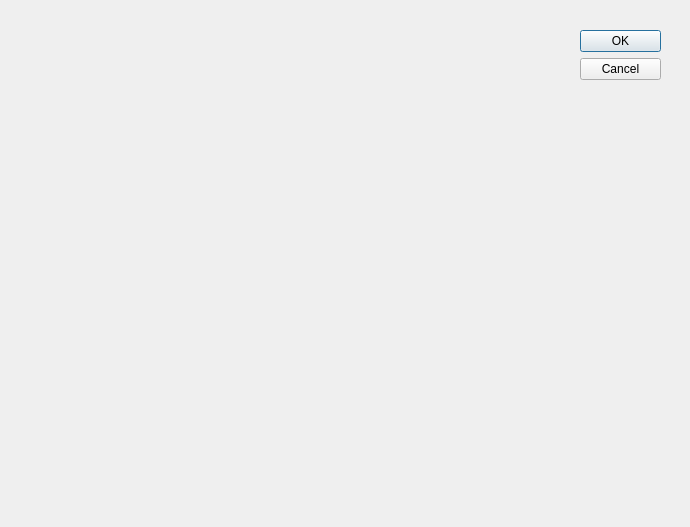
<?xml version="1.0" encoding="UTF-8"?>
<ui version="4.0">
 <class>DialogAdmin</class>
 <widget class="QDialog" name="DialogAdmin">
  <property name="geometry">
   <rect>
    <x>0</x>
    <y>0</y>
    <width>690</width>
    <height>527</height>
   </rect>
  </property>
  <property name="windowTitle">
   <string>Dialog</string>
  </property>
  <widget class="QDialogButtonBox" name="buttonBox">
   <property name="geometry">
    <rect>
     <x>580</x>
     <y>30</y>
     <width>81</width>
     <height>241</height>
    </rect>
   </property>
   <property name="orientation">
    <enum>Qt::Vertical</enum>
   </property>
   <property name="standardButtons">
    <set>QDialogButtonBox::Cancel|QDialogButtonBox::Ok</set>
   </property>
  </widget>
 </widget>
 <resources/>
 <connections>
  <connection>
   <sender>buttonBox</sender>
   <signal>accepted()</signal>
   <receiver>DialogAdmin</receiver>
   <slot>accept()</slot>
   <hints>
    <hint type="sourcelabel">
     <x>248</x>
     <y>254</y>
    </hint>
    <hint type="destinationlabel">
     <x>157</x>
     <y>274</y>
    </hint>
   </hints>
  </connection>
  <connection>
   <sender>buttonBox</sender>
   <signal>rejected()</signal>
   <receiver>DialogAdmin</receiver>
   <slot>reject()</slot>
   <hints>
    <hint type="sourcelabel">
     <x>316</x>
     <y>260</y>
    </hint>
    <hint type="destinationlabel">
     <x>286</x>
     <y>274</y>
    </hint>
   </hints>
  </connection>
 </connections>
</ui>
